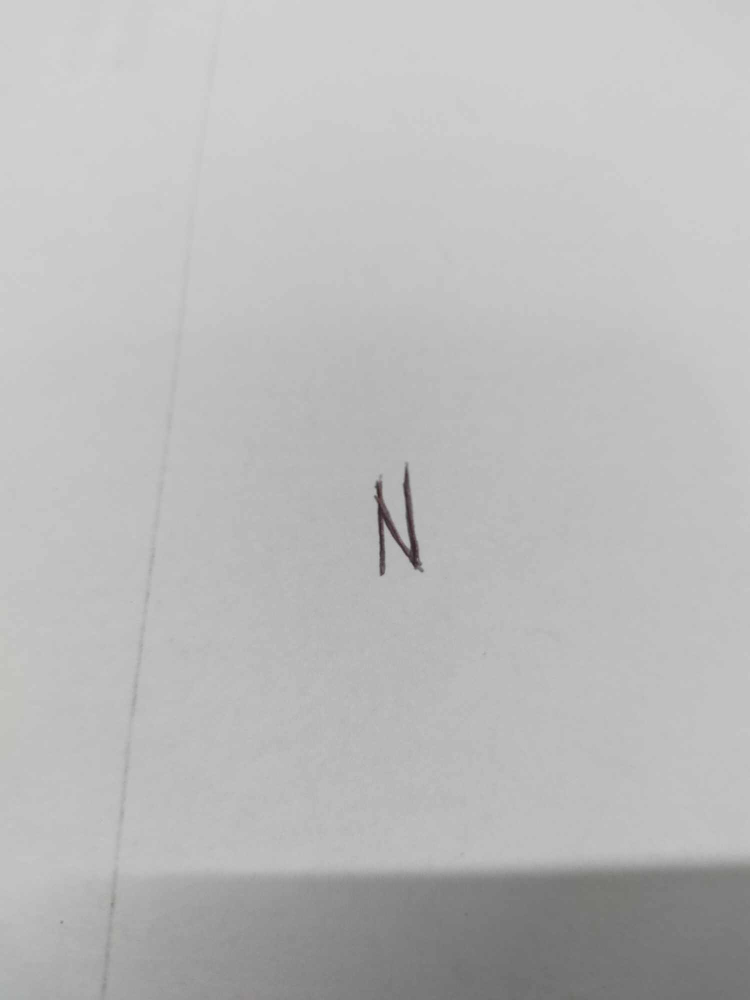
#> input picture handwritten_image.jpg, 1500 x 2000 px (shown at 1/2 size)
$ jupyter execute activity7.ipynb
#> lines starting #> are read from the running program, lines starting #| are printed output that depends on the picture
# ACTIVITY 7

## Part 1

[cell 1]
import numpy as np
import matplotlib.pyplot as plt
import cv2

[cell 2]
## Generating random numbers
array = np.random.randint(low=0, high=255, size=(150,150))

[cell 3]
array[:3]

[cell 4]
## Displaying random numbers
plt.title("Randomly generated image")
plt.imshow(array, cmap='gray')
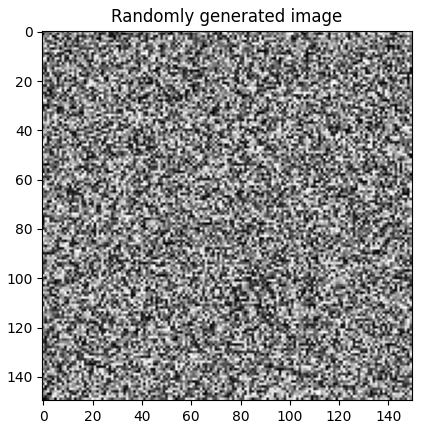
#> figure drawn by matplotlib, 1 panel

[cell 5]
## Generating kernel
kernel = [[1, -1, -1],
          [1, -1, -1,],
          [1, 1, 1]]
kernel=np.array(kernel)
kernel.shape

[cell 6]
## Displaying kernel
plt.title("Kernel")
plt.imshow(kernel, cmap='gray')
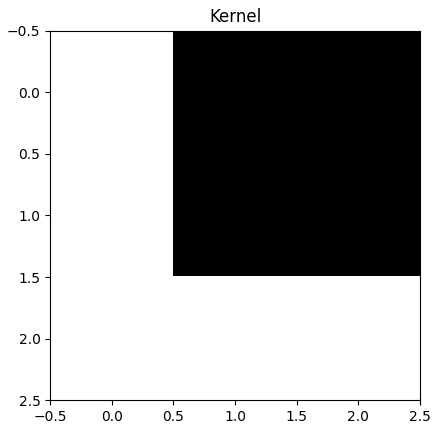
#> figure drawn by matplotlib, 1 panel

## Part 2

[cell 7]
## Algorithm for convolution
temp=np.zeros(shape=(148,148))
while True:
    try:
        for row in range(temp.shape[0]-2):
            for col in range(temp.shape[1]-2):
                temp[row,col] = (array[row:row+3,col:col+3]*kernel).sum()
        break
    except:
        break

[cell 8]
## Original array 1st step
array[0:3,0:3]

[cell 9]
## multipled array 1st step
array[0:3,0:3]*kernel

[cell 10]
## new pixel of array after convolution
(array[0:3,0:3]*kernel).sum()

[cell 11]
## Shape of images
print('Shape of old image', array.shape)
print('Shape of new image', temp.shape)

[cell 12]
## Displaying convolved image
fig, ax = plt.subplots(1,2)
ax[0].set_title("Original image")
ax[0].imshow(array, cmap='gray')
ax[1].set_title("Convolved image")
ax[1].imshow(temp, cmap='gray')
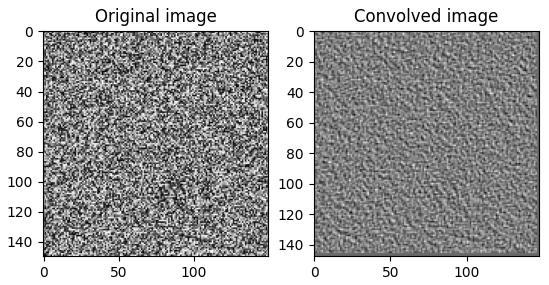
#> figure drawn by matplotlib, 2 panels

## Part 3

[cell 13]
## convolved array
temp[0:3]

[cell 14]
## normalizing array
norm_temp = temp.copy()
for row in range(temp.shape[0]):
    for col in range(temp.shape[1]):
        norm_temp[row, col] = (temp[row,col]-np.min(temp))/(np.max(temp)-np.min(temp))*255

[cell 15]
## Displaying convolved image
fig, ax = plt.subplots(1,3, figsize=(12,7))
ax[0].set_title("Original image")
ax[0].imshow(array, cmap='gray')
ax[1].set_title("Convolved image")
ax[1].imshow(temp, cmap='gray')
ax[2].set_title("Nromalized image")
ax[2].imshow(norm_temp, cmap='gray')
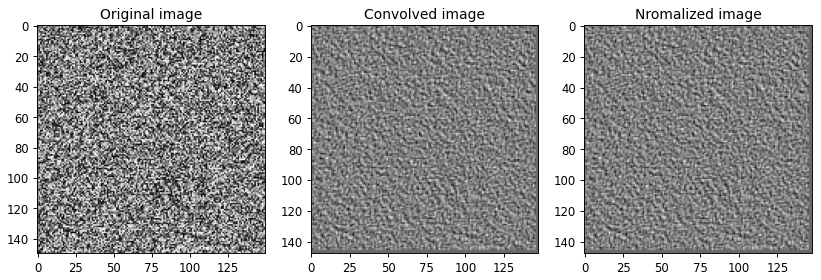
#> figure drawn by matplotlib, 3 panels

## Part 4

[cell 16]
## displaying handwritten image
h_image = cv2.imread("handwritten_image.jpg")
#> h_image is the input picture: shape (2000, 1500, 3); mean B, G, R 186.6, 186.7, 186.7

plt.title('handwritten image')
plt.imshow(h_image)

[cell 17]
## cropping handwritten image
cropped_h_image = h_image[900:1200,645:945].copy()
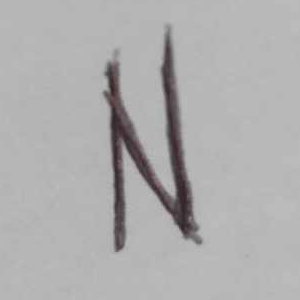
#> cropped_h_image: shape (300, 300, 3); mean B, G, R 174.2, 174, 174.8

plt.title('cropped handwritten image')
plt.imshow(cropped_h_image)
